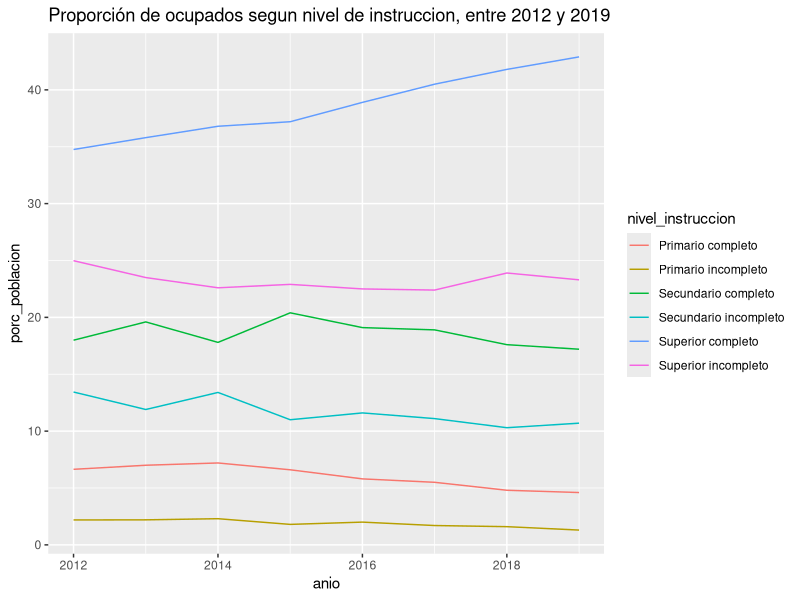
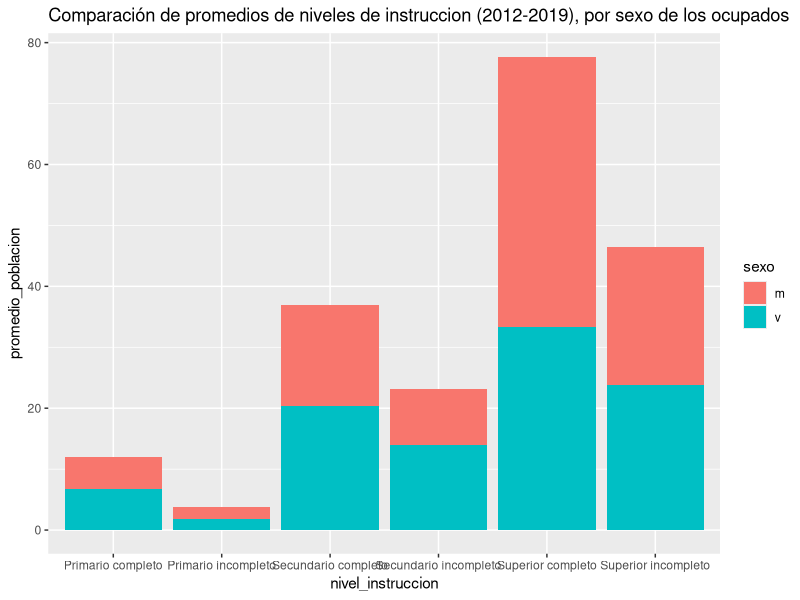
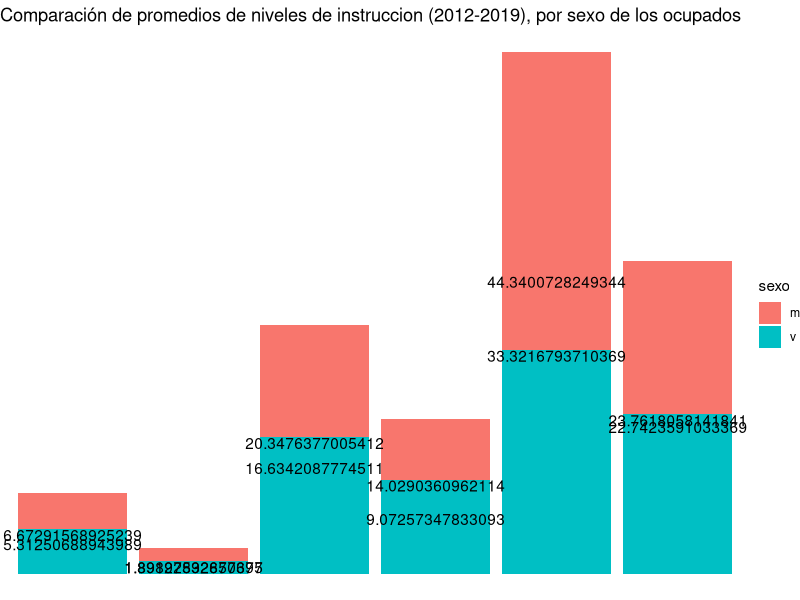

Write R code to recreate these figures, in order.
## ---- chunk 1
knitr::opts_chunk$set(echo = TRUE)
 
# Cargar los paquetes necesarios acá
library(readr)
library(dplyr)
library(ggplot2)
library(tidyr)

## ---- chunk 2

## Lectura de los archivos

nivel_educativo_sexo_anio <- read_csv("datos/max_neduc_ocup_sexo__annio__n_instruc_limpio.csv")

## ---- chunk 3
head(nivel_educativo_sexo_anio,10)
## ---- chunk 4

## Exploración de los datos

#verificar tipo de datos data.frame
class(nivel_educativo_sexo_anio)

# nombres de las variables
names(nivel_educativo_sexo_anio)

#tipo de dato de las variables
str(nivel_educativo_sexo_anio)

#ver cantidad de filas (observaciones) y columnas (variables)

nrow(nivel_educativo_sexo_anio)
ncol(nivel_educativo_sexo_anio)


## ---- chunk 5
#verificamos que no haya valores nulos en el data.frame

any(is.na(nivel_educativo_sexo_anio$anio)) &
any(is.na(nivel_educativo_sexo_anio$sexo)) &
any(is.na(nivel_educativo_sexo_anio$nivel_instruccion)) &
any(is.na(nivel_educativo_sexo_anio$porc_poblacion))

## ---- chunk 6
#verificamos que todos los valores sean positivos en la columna porcentaje

filter(nivel_educativo_sexo_anio,porc_poblacion<0)


## ---- chunk 7

nivel_educativo_sexo_anio<-nivel_educativo_sexo_anio %>% 
  mutate(porcentaje_poblacion = round(porc_poblacion,2))

## ---- chunk 8
nivel_educativo_sexo_anio |> 
  filter(sexo=='m' |sexo=='v') %>%
  group_by(sexo, nivel_instruccion) %>% 
  summarise(porcentaje_poblacion_media = mean(porcentaje_poblacion),porcentaje_poblacion_sd = sd(porcentaje_poblacion))


## ---- chunk 9

nivel_educativo_sexo_anio %>% 
  filter(sexo=='m' |sexo=='v') %>%
  group_by(sexo, nivel_instruccion) %>% 
  summarise(porcentaje_poblacion_max = max(porcentaje_poblacion,na.rm=TRUE),porcentaje_poblacion_min = min(porcentaje_poblacion,na.rm=TRUE), rango=max(porcentaje_poblacion,na.rm=TRUE)-min(porcentaje_poblacion,na.rm=TRUE))
            

## ---- chunk 10
nivel_educativo_sexo_anio|>
  filter(sexo=="TOTAL")|>
  ggplot(aes(anio,porc_poblacion))+
  geom_line(aes(group=nivel_instruccion,color=nivel_instruccion))+
   labs(title = "Proporción de ocupados segun nivel de instruccion, entre 2012 y 2019")
## ---- chunk 11
nivel_educativo_sexo_anio|>
  filter(sexo == "m"|sexo == "v")|>
  group_by(nivel_instruccion, sexo)|>
    summarise(promedio_poblacion = mean(porc_poblacion))|>
  ggplot(aes(nivel_instruccion , promedio_poblacion , fill=sexo))+
  geom_col(position = "stack")+
    labs(title = "Comparación de promedios de niveles de instruccion (2012-2019), por sexo de los ocupados")
 

## ---- chunk 12

nivel_educativo_sexo_anio|>
  filter(sexo == "m"|sexo == "v")|>
  group_by(nivel_instruccion, sexo)|>
    summarise(promedio_poblacion = mean(porc_poblacion))|>
  ggplot(aes(nivel_instruccion , promedio_poblacion , fill=sexo))+
  geom_col(position = "stack")+
  geom_text(aes(label=promedio_poblacion),vjust=1)+
  theme_void()+
   labs(title = "Comparación de promedios de niveles de instruccion (2012-2019), por sexo de los ocupados")
